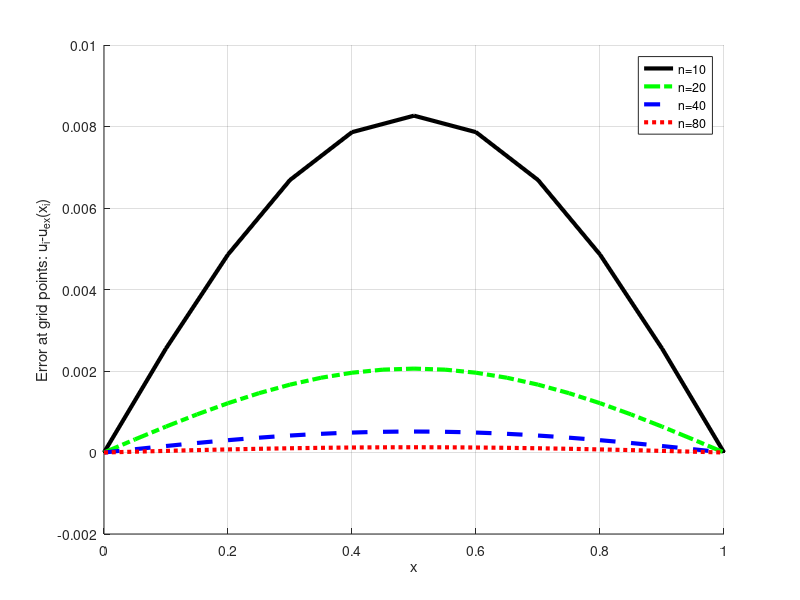
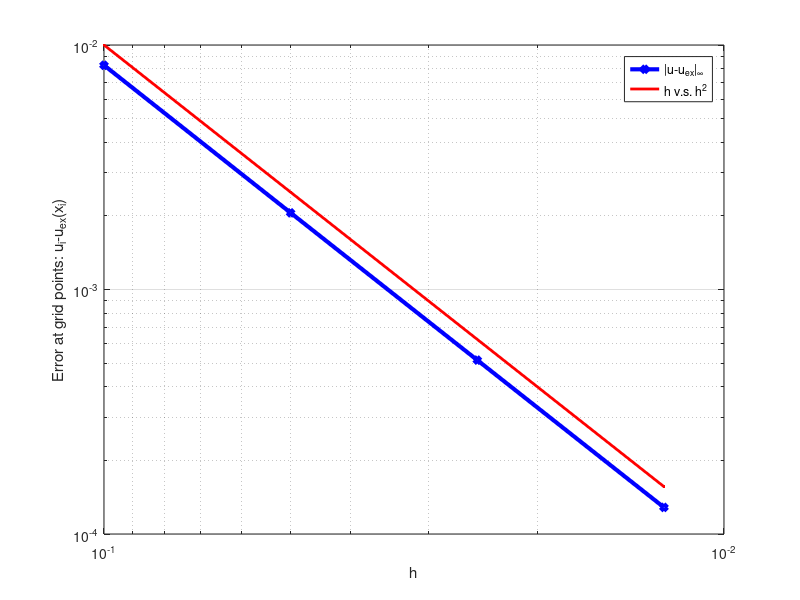

These charts were generated, in order, by the following MATLAB code:
clear; close all;
function f = F(x)
	f=pi^2*sin(pi*x);
end % function
%-----------------------------------
function u = U(x)
	u=sin(pi*x);
end % function
%-----------------------------------
function upp = A(u)
	m=size(u,1);
	DD=sparse(1:m,1:m,2,m,m)+sparse(2:m,1:m-1,-1,m,m)+sparse(1:m-1,2:m,-1,m,m);
	upp = DD*u;
end % function
%-----------------------------------
function x_bar=rgd_solve(A,f,h)
	m=size(f,1);
	DD=sparse(1:m,1:m,2,m,m)+sparse(2:m,1:m-1,-1,m,m)+sparse(1:m-1,2:m,-1,m,m);
	x_bar = DD\(f*h^2);
end % function
%-----------------------------------------------------
function x_bar=cgd_solve(A,f,h,iter_max = 100)
	b = f*h^2;
	k = 0;
	x = zeros(size(b));
	r = b - A(x);
	p = r;
	
	while(k < iter_max && max(abs(r))>=0.000000001)
		k = k + 1
		a = r'*p./(p'*(A(p)));
		x = x + a*p;
		r_old = r;
		r = r - a*(A(p));
		b = r'*r./(r_old'*r_old);
		p = r + b*p;
	end %while
	x_bar = x;

end % function
%-----------------------------------------------------
N=[10,20,40,80];
drawStr={'k.-','g-.','b--','r:'};
maxerr = zeros(length(N),1);

error_plot = figure(1);
hold on;
grid on;
legendStr=cell(1,length(N));
I = 1;
for n = N
	h = 1/n;
	mesh = linspace(0,1,n+1)';
    Au = F(mesh);

	x_bar = [0;cgd_solve(@A, Au(2:end-1),h);0];
	err = x_bar - U(mesh);
    plot(mesh, err, drawStr(I),'LineWidth',3,'MarkerSize',4)
    maxerr(I) = max(abs(err));
	clear("err")
	legendStr{I}=['n=',num2str(n)];
	I = I+1;
end

legend(legendStr);
xlabel('x');
ylabel('Error at grid points: u_i-u_{ex}(x_i)')
print(error_plot,'error_plot.tex','-S900,450','-dtex')
hold off;

error_n_plot = figure(2);
loglog(1./N,maxerr,'d-b','LineWidth',3,'MarkerSize',5)
set(gca,'XDir','reverse');
grid on;
hold on; 
loglog(1./N,(1./N).^2,'.-r','LineWidth',2);
legend('|u-u_{ex}|_{\infty}','h v.s. h^2');
xlabel('h');
ylabel('Error at grid points: u_i-u_{ex}(x_i)')
print(error_n_plot,'error_n_plot.tex','-S900,450','-dtex')
hold off;
